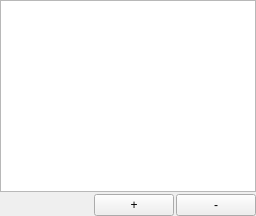
<?xml version="1.0" encoding="UTF-8"?>
<ui version="4.0">
 <class>EnvVariables</class>
 <widget class="QWidget" name="EnvVariables">
  <property name="windowTitle">
   <string>Enviroment Variables</string>
  </property>
  <property name="windowIcon">
   <iconset resource="../../resources.qrc">
    <normaloff>:/icons/actions/configure.png</normaloff>:/icons/actions/configure.png</iconset>
  </property>
  <layout class="QVBoxLayout" name="verticalLayout">
   <property name="spacing">
    <number>2</number>
   </property>
   <property name="margin">
    <number>0</number>
   </property>
   <item>
    <widget class="QTableView" name="tableView">
     <property name="showGrid">
      <bool>false</bool>
     </property>
     <property name="sortingEnabled">
      <bool>true</bool>
     </property>
    </widget>
   </item>
   <item>
    <layout class="QHBoxLayout" name="horizontalLayout">
     <item>
      <spacer name="horizontalSpacer">
       <property name="orientation">
        <enum>Qt::Horizontal</enum>
       </property>
       <property name="sizeHint" stdset="0">
        <size>
         <width>40</width>
         <height>20</height>
        </size>
       </property>
      </spacer>
     </item>
     <item>
      <widget class="QPushButton" name="pushAdd">
       <property name="text">
        <string>+</string>
       </property>
      </widget>
     </item>
     <item>
      <widget class="QPushButton" name="pushRemove">
       <property name="text">
        <string>-</string>
       </property>
      </widget>
     </item>
    </layout>
   </item>
  </layout>
 </widget>
 <resources>
  <include location="../../resources.qrc"/>
 </resources>
 <connections/>
</ui>
